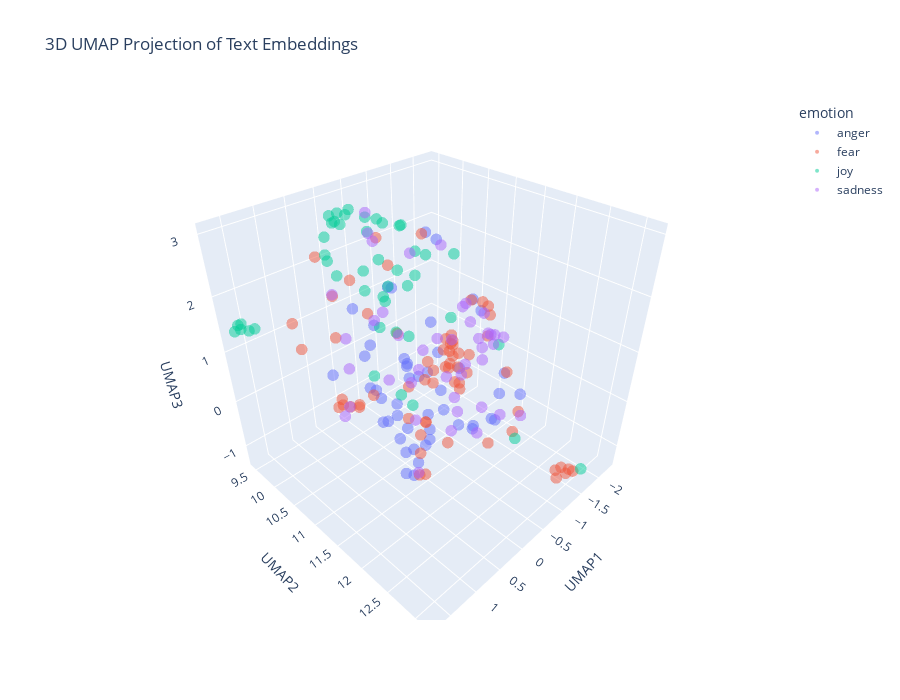

Notebook code for this chart:
### Markdown cell above
---
##### <a id='toc1_5_8_1_1_'></a>[**>>> Exercise 4 (Take home):**](#toc0_)

Apply UMAP to the same embeddings to reduce the dimensionality to 3D vectors and plot the 3D graph, discuss the differences and similarities with the 2D graph.

### Code cell
# Answer here
combined_df = pd.concat([train_df_new, test_df_new], ignore_index=True)
X_embeddings = np.array(combined_df['embeddings_values'].tolist())
reducer_3d = umap.UMAP(n_components=3, metric='cosine', random_state=42)
embedding_3d = reducer_3d.fit_transform(X_embeddings)

df_plot_3d = pd.DataFrame(embedding_3d, columns=['UMAP1', 'UMAP2', 'UMAP3'])
df_plot_3d['emotion'] = combined_df['emotion']
df_plot_3d['intensity'] = combined_df['intensity']
df_plot_3d['text'] = combined_df['text']

fig = px.scatter_3d(
    df_plot_3d,
    x='UMAP1',
    y='UMAP2',
    z='UMAP3',
    color='emotion',          # Color points by the 'emotion' column
    hover_data=['text', 'intensity'], # Show text and intensity on hover
    title='3D UMAP Projection of Text Embeddings',
    opacity=0.5,
    width=900,
    height=700
)

fig.update_traces(marker_size=4)
fig.update_layout(scene=dict(aspectmode='cube'))

fig.show()

### Figure 1 — Plotly figure (JSON) as saved in the notebook; plotly's stock layout.template omitted (floating-point values rounded to 4 significant figures)
{"data": [{"customdata": [[".@RepDelBene: 'Today's proceedings and the entire process is an insult to our constituents.'", 0.593], ["If someone keeps #laughing at you, don't #fret  . At least u r giving #happiness .'\\n#quotes #quotestoliveby", 0.229], ["Can someone make me a priority list of which things I should be outraged at + in which order? #outrage #racism #animalrights #abortion #cops", 0.583], ["straight people are canoodling on the quad and I'm #offended", 0.648], ["@edquinn63 how can you even forget to pick ur fave child up from school ", 0.396], ["@ticcikasie1 With a frown, she let's out a distraught 'Gardevoir' saying that she wishes she had a trainer", 0.417], ["@kingcharles9th i Lowkey forgot you had twitter and if you don't follow me back im gonna be #offended", 0.421], ["Sometimes I think the British political landscape is desolate and then I look over at the foaming wasteland of the US and think we're OK", 0.354], ["I've always had a weird grudge against stingrays ever since one killed Steve Irwin.", 0.542], ["@Darren_Hammer amen, nothing personal mate, just tired of all of the complaining from our fans, it's Been a relentless tirade of misery", 0.542], ["i can't believe they're all messing up my favourite of all bakes i feel personally offended", 0.5], ["As if he heard my thought on the ether, my #ex has just posted #facebook pic of himself snuggling up with said #cats... now Im just #angry", 0.521], ["@serendipity127_ @zombiecalorie @Angel_Eyes66 I'm sensing a theme here tho lol #angry", 0.542], ["Thatmoment you're watching #worstcelebritycooks and your bubble is burst by finding out KyleXY is gay and married😭 #nochance #KindaDontMind😉", 0.479], ["my momma irritate me asking all these questions like gone 😤", 0.417], ["I've been wanting salty fries from McDonald's since yesterday and I'm burning my fingers eating them bc these shits 🔥🔥🔥", 0.396], ["@Docjp they unleashing God's wrath just as Cain did", 0.417], ["@St8edge4life88 eh well i can do the sting vs cactus loser leaves wcw match at bash at the beach lol", 0.396], ["the girl sitting in front of me is chewing her gum like a cow &amp; im ready to snap 🤗", 0.646], ["@xandraaa5 @amayaallyn6 shut up hashtags are cool ", 0.438], ["Bes! You don't just tell a true blooded hoopjunkie to switch a f*c@n' team that juz destroyed your own team. You juz don't! #insult", 0.891], ["@mjmralph then it's poor packaging my Amazon and the fulfilled seller should be furious as much as you 😕", 0.75], ["@MetsProspectHub @brianpmangan taking offense to acount...he ranks 32 of 36 over last 2 years by SABR", 0.312], ["“He who is slow to anger is better than the mighty, And he who rules his spirit than he who takes a city.”\\nP16:32 #bibleverse #pride #anger", 0.314], ["@RoyEnglish roy as fiery", 0.5], ["Forever angry that gh ruined Molly and morgan's bond/friendship ", 0.521], ["Zero help from @ups customer service. Just pushing the buck back and forth and promising callbacks that don’t happen.  #loathing", 0.646], ["@StrongestBeing ←would furrow and her face would redden as she protests; it would seem that being seen as unattractive in Wukong's eyes was→", 0.481], ["the bee sting still suck i feel sick", 0.479], ["A @FirstBSA not turning up? Why am I not surprised. Late for work again! ", 0.583], ["I have a rage rage ep 2 coming out soon I'll keep you posted on it #YouTube #youtubegaming #rage", 0.52], ["My baskets are better when I'm in a bad mood someone irritate me before practice please", 0.479], ["#EpiPen: when public outrage occurs, expand #PAP Patient Assistance Progrm, coupons,rebates .@GOPoversight @OversightDems on #Mylan #Epipen", 0.5], ["#welfarereform should not be a 'model' for #snap.", 0.458], ["@VodafoneUKhelp @VodafoneUK wow!! My bill is £44.77 and hav a text from u to prove that and you have taken £148!!!!! #swines  #con!", 0.646], ["The new gun emoji in iOS10 is not enough to show the anger I have towards a number of things.", 0.625], ["Happiness is the best revenge", 0.25], ["the outrage has passed and has been replaced by a mute, fatalistic acceptance of the current situation.  #fatalism", 0.562], ["Everybody talking about 'the first day of fall' but summer '16 is never gonna die #revenge @Drake", 0.417], ["@__NETFLIXNCHILL I fuck with madden way harder", 0.521], ["Just watched Django Unchained, Other people may frown, but I titter in delight! 2/5", 0.229], ["It's the most magical time of the year......Xmas party announced and the #outrage commences. Gotta love Silicon Valley millennials.", 0.429], ["@TrueAggieFan oh so that's where Brian was! Where was my invite? #offended", 0.417], ["i live and die for mchanzo honeymoon crashing and burning the second they move in together", 0.479], ["Realest ever, relentless ever, inevitable that I win.", 0.415], ["Might just leave and aggravate bae", 0.417], ["@Yoshi_OnoChin can you please not have Canadian players play US players, that lag  is atrocious. #fixthisgame #trash #sfvrefund ", 0.646], ["Me being on my dean really saving a lot of ppl, bc I don't snap nomore &amp; it take so much out of me..", 0.348]], "hovertemplate": "emotion=anger<br>UMAP1=%{x}<br>UMAP2=%{y}<br>UMAP3=%{z}<br>text=%{customdata[0]}<br>intensity=%{customdata[1]}<extra></extra>", "legendgroup": "anger", "marker": {"color": "#636efa", "opacity": 0.5, "size": 4, "symbol": "circle"}, "mode": "markers", "name": "anger", "scene": "scene", "showlegend": true, "type": "scatter3d", "x": [-0.5475, -1.103, 0.1921, 0.6401, -0.1503, -1.402, 0.5881, -1.241, -0.1609, 0.2476, 0.3834, 0.4706, 0.4624, 0.9306, 0.1701, -0.2547, -0.4095, 0.2708, 0.137, 0.3682, 0.5225, 0.3006, 0.5494, -0.4555, -0.05787, 0.5206, 0.1347, -1.25, -1.012, -0.1663, 0.5145, 0.1902, -0.2383, -0.7738, 0.5364, 0.3026, -1.212, -1.285, 0.8207, 0.4956, -1.229, 0.148, 0.6622, 0.6627, 0.1428, 0.3446, 0.4494, -0.6946], "y": [12.27, 10.43, 12.22, 11.73, 11.39, 11.27, 11.52, 12.19, 11.34, 10.55, 11.06, 11.97, 11.93, 10.58, 11.49, 11.84, 11.99, 11.32, 11.86, 10.76, 11.1, 11.5, 11.14, 10.36, 10.37, 11.41, 11.42, 11.23, 10.77, 11.29, 11.61, 11.33, 12.43, 12.15, 11.72, 12.06, 10.55, 11.86, 11.34, 10.77, 10.42, 12.43, 11.7, 11.56, 10.16, 11.45, 11.48, 10.02], "z": [0.119, 2.44, 0.4766, 0.3471, -0.6866, 1.244, -0.05921, 0.165, 0.7054, 0.123, -0.161, 0.39, 0.6464, 0.7965, 0.9006, 1.033, -0.1798, 1.19, 0.8571, 1.168, 0.431, -0.5074, -0.01251, 1.653, 1.129, 0.2965, -0.9945, 1.51, 0.3156, -0.9092, 1.358, 0.7807, 0.4638, 0.4362, -0.7273, 0.725, 2.32, 0.37, 0.9302, 1.037, 0.66, 0.5826, -0.15, 0.7196, 1.427, 1.214, -0.9658, 1.415]}, {"customdata": [["ok, ok.. I know.. my last tweet was #terrible", 0.271], ["When you make a great tasting shake and no words can describe it!😃👌🏻 #shake #herbalifenutrition #tastesogood #nowords", 0.125], ["@YahooCare data stolen in 2014 and only now do you tell us .", 0.771], ["You don't know what to expect by Brendon's video lmao LA devotee video got me shook ", 0.354], ["Are there any #horror sites that would be interested in my writing a guest article/review? Been really craving a literary outlet lately.", 0.354], ["@markhberman2003 @LanceZierlein @790blessing entire team from coaches on down played and coached scared from jumpstreet. #intimidated", 0.604], ["81' Goal scorer Vidar Kjartansson comes off in favor of Dor Micha! Another terrific performance by @Vidarkjartans #YallaMaccabi", 0.229], ["@SteveBryantArt I was pretty sure it was a Golden Ticket. Get a tour. Make a mistake. Something horrific will happen to you. Good day sir.", 0.362], ["Watching It Follows.  This is a super freaky movie.  #horror #scary", 0.688], ["i might have #hysteria ,i don't kno if it's just #anxiety or both,..need a diagnosis cuz somethin' is messed up,need ert bu i nvr come out", 0.86], ["However the agent was inauthentic, my sister still loves me, &amp; I'm still alive. So I guess it wasn't that bad. #socialanxiety #anxiety", 0.604], ["#Muslims are the principle victims of #terrorism. More Muslims are dying at the hands of these #terrorists than anyone else. #YounusAlGohar", 0.583], ["My bus was in a car crash... I'm still shaking a bit... This week was an absolute horror and this was the icing on the cake... #terrible", 0.938], ["Now ...what to do for the next hour while waiting for #OurGirl to start @BBCOne ?!", 0.354], ["This maybe a new start but it will always be align with the end.  #forward", 0.375], ["Swear all of my guy friends are scaredy cats. You don't do horror movies. You don't do haunted houses. Wtf do you do then?", 0.271], ["I just want to say: social media isn’t here to #bully that has to be #stopbullying ! Please be kind to eaxh other! #lovewins", 0.36], ["@astockeyWTAE @SonniAbatta she is terrific at her job, where is she headed-- I missed that?", 0.292], ["Was going to get a new #horror movie #tattoo tonight, but my artist flaked out on me for the 3rd time &amp; said he was done tattooing!", 0.396], ["It's so funny cause Cooper's going to go farther than the people who bully her", 0.146], ["@GuardianAus @guardian because there is a realistic probability that a clown might be their next president. #clown #uspol #nightmare", 0.75], ["@Taniel @LOLGOP That'll be gosh darn terrific if they only check the brown people. Shucks, let's make a law to say only brown people.", 0.458], ["Still waiting to see if my @london2012track will make an appearance next week - two months today it was ordered  #badservice", 0.453], ["Just want to be a dad so i can play kick the baby with my little one #southpark #mellogang #ghastly #edm #plur #dad #djlife #dj #producer", 0.333], ["Halloween party coming soon! #turnt #ruinT #lit #firesauce #hotsauce #mildsauce #getsauced #champagnedreams #scary #haunt #kittens", 0.312], ["@smb_ryan @Kamper10 I couldn't care less about #GOTHAM. I haven't watched it since the mid point of season 1. ", 0.292], ["@PatBlanchfield so you mean “like Uber but for despair for someone other than the driver'", 0.455], ["The only thing scary about a 1-armed man trying to scare someone is the fact that he feels his 1 arm is only good for tryin to scare someone", 0.479], ["Action is the foundational key to all success ~Pablo Picasso #inspiring #quote #action #hustle #start #dosomething #success", 0.167], ["What the fuck is he even doing ? He should be off that's fucking horrific !", 0.75], ["We ashamed of being an ally to you. Pakistan sacrificed almost 50000 civilians by siding you in war on #terror @JudgeTedPoe", 0.667], ["The 'banter' from Craigen and Sutton on BT is fucking horrid", 0.454], ["That's fucking horrific defending from Schalke", 0.562], ["Aberdeen st Johnstone, let's see who can punt it the furthest #awful", 0.354], ["my school photo is honestly horrid, i look so ew😅", 0.438], ["I've been in such a bad mood this week, and work has been horrific, so I decided to start a scrapbook of my summer vacation", 0.56], ["@GucciShade @KellyannePolls @ABC So?  Who cares?  Who cares about tax forms, too.  I believe terrorism and jobs are what is important.", 0.438], ["#beyond naming &amp; shaming ; lies a vast space b/w #sanctions &amp; #terror state...v *wait til Others #impose it...&amp; do not hv COURAGE #ourselves", 0.667], ["#Aleppo city is burning. The head of #terrorism #Assad regime &amp; #Russia are bombarding the city right now with #whitephosphrus #bombs !", 0.729], ["Lady gaga fucking followed i have been waiting for this day for ages it fucking happened im shaking thank you so much @ladygaga ❤️", 0.275], ["What's the most important thing you need to accomplish today? #onlinemarketing #solopreneur #start up #success", 0.271], ["Fosu Mensah is having a complete nightmare! It's the reason all Northamptons attacks come from the left.", 0.604], ["@lindseylouwho_ be nice if the Texans could hold onto the ball to give fuller and Hopkins a chance!!!  #TNF", 0.229], ["On the other side of fear lies freedom! - JB Glossinger #quote", 0.333], ["Solid starts by #Bozzelli and #BenEvans. Hoping for a good #start !", 0.25], ["@OnyxFlare25 She chuckles, shaking her head. 'No...I just have a really vivid imagination, I guess. It happens when you meet someone&gt;", 0.271], ["@troyesivan I'm eating sushi, I'm shaking for you", 0.458], ["PM #SheikhHasina in @UN speech terms #terrorism as global challenge and urges world leaders to work together to unroot it from everywhere.", 0.554], ["@twinfjournal @TwinningLife111 @KCtwinflame @TFUnion1111 @Para_Priestess @cupidpoetry I went thru the same thing yesterday #panic better2day", 0.625], ["When your body says FUCK YOU BITCH, You ain't sleeping\\n#sleep #cantsleep #drained #restless", 0.625], ["Put my passport in a safe back after getting back from Australia 🌏. Only problem is now I can't remember where the safe is!! #panic 🛂", 0.75], ["it's horrible cos no one can relate,  everyone is happy and dandy in one way or another", 0.542], ["I don't want speak front to him #afraid #intimidate #nopanicattack", 0.875], ["The moment you bring her to meet your best friend and you're nervous af! 😬😆 #nervous #thefriendtest", 0.771], ["You want  bad service use #frontier they have #terrible service. Go to #AT&amp;T anybody is better. I am going to complain to better business", 0.333], ["@CesarSampao @thisisbolton don't get me started on town centre. Used to go every week.... not been for 18 months #horrible", 0.479], ["By officialy adopting #BurhanWani, a #Hizbul terrorist, #Pakistan n #NawazSharif hv md a cardinal mistake 2day tht'll haunt fr years. #UNGA", 0.72], ["When you're scared to press send #bgoodthepoet #PrayForMe #ThisIsAGodDream #career #help #fear #heart #HeartRacing", 0.842], ["Ever been really lonely and your phone keeps blowing up, but you just can’t pick it up and respond to people?  #recluse #issues", 0.74], ["@ccrago It was dreadful, even after he met the Catfish he still thought it was her!", 0.5], ["Tweeting from the sporadic wifi on the tube #perilous", 0.434], ["The 2nd step to beating #anxiety or #depression is realising that it's not about waiting for ...., Take action yourself now.", 0.479], ["Tweeting from the sporadic wifi on the tube ", 0.292], ["Rooney shocking attempted cross", 0.375]], "hovertemplate": "emotion=fear<br>UMAP1=%{x}<br>UMAP2=%{y}<br>UMAP3=%{z}<br>text=%{customdata[0]}<br>intensity=%{customdata[1]}<extra></extra>", "legendgroup": "fear", "marker": {"color": "#EF553B", "opacity": 0.5, "size": 4, "symbol": "circle"}, "mode": "markers", "name": "fear", "scene": "scene", "showlegend": true, "type": "scatter3d", "x": [-0.9399, -0.08175, 0.3883, 1.179, -1.562, -1.929, 0.2138, -0.6217, -1.536, -2.216, -2.079, -1.398, -1.291, -0.3884, -0.2025, -1.875, -0.6304, -0.129, -1.435, -0.9459, -1.047, -0.6947, -0.123, 0.4435, 0.157, -0.07225, -1.069, -1.884, -2.059, 0.01685, -1.528, 0.4284, 0.428, 0.5565, -1.007, -0.6738, -0.5898, -1.559, -1.478, 0.5835, -2.132, 0.1671, 0.489, -2.06, 0.09438, -1.223, 1.167, -1.494, -2.132, -0.4968, -2.169, -1.425, -2.168, -2.3, 0.4102, 0.2603, -1.592, -2.192, -1.876, -0.6125, -0.634, -2.036, -0.6032, 0.349], "y": [10.55, 10.49, 11.81, 10.27, 10.77, 10.13, 9.778, 11.03, 10.69, 10.05, 10.13, 12.88, 10.42, 10.98, 9.717, 10.68, 10.11, 10.97, 10.89, 10.5, 12.31, 12.47, 11.22, 11.38, 12.01, 11.82, 12.04, 10.46, 10.8, 10.35, 12.99, 10.26, 10.06, 10.13, 10.56, 11.18, 12.15, 12.85, 12.8, 9.994, 10.86, 10.16, 10.89, 10.13, 9.64, 11.22, 10.11, 12.97, 9.957, 11.8, 10.04, 10.72, 10.02, 10.13, 11.71, 10.27, 13.03, 10.08, 11.07, 10.5, 10.85, 10.97, 10.89, 9.971], "z": [-0.3884, 2.717, -0.7506, 1.235, -0.6875, -0.8927, 0.6937, 0.02145, -0.6972, -0.5426, -0.1925, -1.324, -0.4509, -1.06, 1.612, -0.6778, 1.896, -0.5046, -0.6855, 2.492, -0.0007347, -0.07283, -1.127, 1.76, 1.366, -0.3774, 0.626, -0.6771, 0.8928, -0.3071, -1.119, -0.3765, -0.3429, -0.3976, -0.01303, 0.7778, -0.4968, -1.219, -1.26, 2.447, 0.7991, -0.5594, 1.861, -0.8861, 1.397, 1.503, 1.61, -1.21, -0.406, 1.134, -0.4966, 0.3226, -0.6956, -0.7557, -0.8319, -0.4849, -1.182, -0.7924, 0.3922, -0.3906, -0.9996, 0.7155, -0.9593, -0.581]}, {"customdata": [["Three days off a month with two ex wives and no home could be worse. I don't know how, but it could #oilandgas #optimism", 0.25], ["You know you're in love when all you can do is smile whenever you talk about how he is to someone.", 0.82], ["lol! no mention of pak PM or even his speech on any international news channel and pakis are rejoicing as if the world stands with them", 0.396], ["Elinor,' she laughed so little known, all over every body at the brilliant cheerfulness of sweetmeats and a fashion.", 0.604], ["Thinking about trying some comedy on youtube. Always been fond of it. Time to nut up. #laughter #comedy #maybeoneday #hopefullyfunny #LOL", 0.646], ["I'm due for a big change! I've prayed on it, I think I deserve it #positivity ", 0.6], ["Tip 5: Don't worry about pleasing everyone. #TitanWisdom", 0.375], ["My friend just messaged me 'ugh I'm so hungry I can't wait for breakfast' #socialmedia #WineWednesday #hilarious #funny #laughing #happy", 0.729], ["A good thing about being sick is that coughing is like an ab workout. Maybe my abs will be more defined by the time I'm better 😂😅 ", 0.44], ["@zinabukvic_ cheer up", 0.38], ["the thought of you gets me through my day. the thought of your smile never fails at making me smile 💚", 0.854], ["What a great training course, lots of photos, fun and laughter. Photo's will be up soon #Boostercourse #fun #laughter", 0.82], ["Thanks for making our Mass with Fr. Vallely respectful, meaningful, and joyful @ACSSCrusader @AssumptionHCDSB ! #SeeWithEyesOfMercy", 0.72], ["— to reveal a broad smile. \\n\\n'Yeah, it's nice.' \\n\\nPursing his lips, he stifled his joyous expression in order —\\n\\n[@AVIATAUBE].", 0.542], ["@Nikhilv95 @LydiajaneF I wish, I really, truly wish, that I had just a modicum of your banter. #hilarious", 0.646], ["Watch this amazing live.ly broadcast by @mrgummyking  #musically", 0.458], ["Watch this amazing live.ly broadcast by @jaredhorgan #lively #musically", 0.48], ["myself that despite the absolute delight my children and I would feel having a kitten in our home, the misery my husband would feel is more.", 0.327], ["Pre-prepare direction plays hale and hearty situation an in child's evolvement: CMmyd", 0.34], ["Online now !!!:) all day come play with me !! I'm happy happy horny playful sweet sour;)", 0.875], ["Watch this amazing live.ly broadcast by @evanhufferd #lively #musically", 0.56], ["Getting cable hooked up in new place just in time for @NBCChicagoPD and @NBCChicagoMed premiers is like God smiling down on me. #OneChicago", 0.667], ["@gardiner_love : Thank you so much, Gloria! You're so sweet, and thoughtful! You just made my day more joyful! I love you too! 😊💕", 0.938], ["Thank you @twitter for the balloons today. #smile #goodday #48", 0.833], ["It's funny that everyone came in my life as they like how far I'm cheerful and self confident could make me 3abla kaml fg2a kda 😂😂😂", 0.792], ["#Talking about our #Problems is our greatest #Addiction\\n\\n#Break the #habit\\n\\nTalk about ur #Joys\\n\\n#quote #optimism #problemsolving #behappy", 0.375], ["Watch this amazing live.ly broadcast by @iamjustinburke  #musically", 0.542], ["@ContourCosmetic well done ladies! A great award for an amazing team. A delight to present the award to you.", 0.84], ["Time to go hit up the library - I have a lovely PILE of book reservations to collect this morning... #glee #books #reading", 0.66], ["Watch this amazing live.ly broadcast by @swagrman_fan #lively #musically", 0.481], ["#ukedchat A4 Just go outside (or to the gym hall) and play! \\n#education #playful #learning", 0.481], ["#LMFAO @MSNBC 's #racepimp Tamron Hall used the words 'fscts' and 'MSNBC' in the same sentence #hilarity #libtard #biasedmedia #neverHillary", 0.5], ["Watch this amazing live.ly broadcast by @evanhufferd  #musically", 0.452], ["2 days until #GoPackGo and 23 days until #GoGipeGo..... I'm so excited! ", 0.792], ["Unixware skydrive-cokie hearty exactment blame online: HEpHXhO", 0.18], ["@aradsliff don't know I'm from nj we are the worst on purpose. ", 0.139], ["@Gronnhair @buryprofs @DittoBistro it was indeed lovely and the team were incredibly attentive and on the ball. Cheese was a lively gesture!", 0.646], ["I'm absolutely in love with Laurie Hernandez, she's so adorable and is always so cheerful!", 0.788], ["Imagine how sad LA fans are gona be when they get eliminated...Man that's gonna be Nirvana, a religious experience rejoicing in their misery", 0.333], ["Metal keeps you young and spry and keeps your hair luxurious.\\n\\nYES\\n\\nSHUT UP AND LISTEN TO ME", 0.46], ["@MichiganBromo Good optimism sir :)", 0.538], ["...at your age, the heyday in the blood is tame...' @TheArtofCharm #shakespeareaninsults #hamlet #elizabethan #williamshakespeare", 0.26], ["So far ours greet have raised £250 for @HGatChristmas with more to come in #sparkling @CllrJohnFox @simoncotton69", 0.625], ["Val reminds me of one of the cheerful witches that looks after Aurora in Disney’s Sleeping Beauty. #GBBO", 0.521], ["@hesham786 that's the spirit ", 0.354]], "hovertemplate": "emotion=joy<br>UMAP1=%{x}<br>UMAP2=%{y}<br>UMAP3=%{z}<br>text=%{customdata[0]}<br>intensity=%{customdata[1]}<extra></extra>", "legendgroup": "joy", "marker": {"color": "#00cc96", "opacity": 0.5, "size": 4, "symbol": "circle"}, "mode": "markers", "name": "joy", "scene": "scene", "showlegend": true, "type": "scatter3d", "x": [-1.152, -0.661, -1.578, -0.9153, 0.0269, -0.1047, -1.077, -0.07722, -0.5245, -0.6355, -0.4794, 0.00977, 0.2523, -0.8079, 0.4045, 1.568, 1.65, -1.379, 0.05522, -0.1275, 1.502, 0.2405, -0.05261, 0.1625, -0.6724, -1.508, 1.658, 0.1291, 0.2138, 1.722, -0.02822, -0.6735, 1.622, 0.09692, -0.1105, 0.09074, 0.275, -0.2768, 0.3666, 0.008426, -0.492, -0.2004, 0.2752, -0.5685, -0.1494], "y": [11.81, 9.881, 13.15, 10.12, 11.17, 9.54, 10.24, 11.21, 10.98, 9.909, 9.84, 10.42, 9.954, 9.845, 11.11, 9.636, 9.561, 10.71, 10.76, 10.83, 9.682, 9.787, 9.746, 9.949, 10.34, 10.63, 9.52, 10.14, 9.725, 9.521, 10.75, 12.54, 9.55, 9.61, 10.84, 11.28, 10.03, 9.726, 10.8, 10.58, 9.709, 10.69, 10.2, 10.58, 10.11], "z": [0.9863, 2.618, -1.014, 2.516, 2.262, 1.657, 2.039, 2.404, 2.472, 1.914, 2.691, 2.821, 2.983, 2.489, 2.216, 1.422, 1.448, 0.8345, 1.82, 2.306, 1.452, 2.574, 2.86, 2.861, 2.662, 1.988, 1.505, 3.025, 2.237, 1.422, 2.035, -0.1569, 1.528, 2.037, -0.05012, 0.1485, 2.903, 2.843, 0.5969, 1.226, 1.671, 1.092, 2.94, 0.7682, 1.616]}, {"customdata": [["My nephew sees that i have a frown on my face and he tells me 'you're  beautiful '!😢💞😩", 0.542], ["@groovydadad @MHChat 🙂ty I often conflate the two depression + sadness, but they are very different. This q reminded me of that #mhchat", 0.583], ["Nasty nasty chilly rain has put a damper on my afternoon cigar.  This is NOT a good thing. @cspanwj And FOUR #CongressCritters tomorrow?", 0.708], ["The fact I haven't had to wear a bra for a week and knowing I'll have to start wearing one again after tomorrow is depressing 🙄🙄", 0.646], ["@Samkingftw nahh thats grim", 0.438], ["@MarianKeyes maybe he had constipation issues..? Not that I KNOW dates relieve such an affliction! No way jose!", 0.354], ["@BlurtAlerts 'the darkest of nights can be bright, the solemn of faces lights up with a smile'. -@Totemprince believe in me, as I do in you", 0.229], ["Let's get drunk and tell each other things we're afraid to say when we're sober.", 0.303], ["From what I know of the man, I have to assume that @realDonaldTrump has had a heated argument with his own penis. ", 0.354], ["@Hayles_101 The three R's depress me.", 0.792], ["From My head to think it was better but obviously it's not #relapse #sadness #sickness #madness #misunderstanding", 0.688], ["@realDonaldTrump negative campaign of doom and gloom don't win elections", 0.521], ["#Always #borrow #money from a #pessimist. He won't #expect it #back.", 0.354], ["Ill say it again. If I was a Black man Id be afraid to leave my house or have a moving violation.\\n\\n#TerranceCrutcher #truth #sad", 0.729], ["A night where depression is winning... #depression #fml #help", 0.896], ["Happiness is always there. You just have to choose to see it. There's no point dwelling in the dark and ignoring the light of the stars.", 0.167], ["I'd rather die alone then end up with somebody who can't be sober", 0.66], ["How can you blame the manager watching these players play? It's abysmal. Our team are dreadful. If Jose can't save us. No-one can.  #mufc", 0.604], ["That's me for the evening, though! Way too lit to finish these off properly without causing some serious mischief.", 0.396], ["@TDYLN sadly not :(", 0.667], ["Dad asked if I was too hungover to function today. Little does he know I stayed sober last night so i could get shit faced tonight 😅", 0.271], ["@stevesingiser @POLITICO_Steve Put a damper on my mood.", 0.583], ["This room is rather dreary, but we endure what we must.", 0.708], ["Ffs dreadful defending", 0.5], ["All the 'juniors' are now wearing purple at ollafest while I'm here fighting with my alarm about when I need to wake up for German #sadness", 0.646], ["I don't think I can go to work tomorrow since val has left #GBBO I need a day to mourn", 0.754], ["My prayers are with the family, friends &amp; members of @VCFD  as you mourn the loss of Engineer Ryan Osler. #LODD #RIP", 0.771], ["Kudos to TC for benching Bruce. He isn't helping the team, so he rides pine. We have games to win. Discussion over. #Mets", 0.396], ["@TxDMV @ArkansasBBB i filled out the report on #baitswitch by @Carvana lets go get them fines levied. #badbusiness #honoryourdeal #unhappy", 0.542], ["I'm so proud he understands this, he shows love, thought and compassion    and it's not done in a clouded way..", 0.188], ["All this doom and gloom! We scored from open play again! And only conceded two this time. #progress they means a 1-1 draw on Saturday for me", 0.375], ["@AmyMek this is so absurd I could laugh right now (if I also didn't feel like crying for the future of our country). #despair #wakeupcall", 0.625], ["@Courteoussoul @MattyMcDee I'm at 349 and just decoded 20 or more blues and not one was over 340, where you getting your blues?", 0.333], ["@BTS_twt people have so much negativity filled inside them but im always happy that in such a gloomy world someone like u exists Namjoon", 0.45], ["3 weeks into the course and have had the kitchen sink thrown at me, I m still pulling knives and forks out of my ears", 0.562], ["If I had a little bit of extra money I would blow the whole paycheck and go to one of the two of @KygoMusic's concerts in LA. #serious", 0.167], ["A3: But chronic sadness may mean there are underlying issues than getting sad occassionally over a particular issue (2/2) #mhchat", 0.562], ["I can't WAIT to go to work tomorrow with a high as fuck fever. [sarcasm]\\nHopefully I'll feel better tomorrow.\\nBut I doubt it. #pessimism", 0.646], ["On bedrest since I got out of the hospital. U find in unopened beer.. what do I do. Pour that shit out! No alcohol at all for me #sober", 0.44], ["aaahhhh! a little @OtisRedding to soothe the soul. #music ", 0.25], ["This shit hurting my heart 😪 that's how serious it is .", 0.875], ["@pmo100 @5liveSport .....I heard talk something is a miss. He looks weary.", 0.458], ["@kempicepoland don't think he did, and he didn't have the rucksack or laptop in his possession, murky business, on that note I'm away to bed", 0.5]], "hovertemplate": "emotion=sadness<br>UMAP1=%{x}<br>UMAP2=%{y}<br>UMAP3=%{z}<br>text=%{customdata[0]}<br>intensity=%{customdata[1]}<extra></extra>", "legendgroup": "sadness", "marker": {"color": "#ab63fa", "opacity": 0.5, "size": 4, "symbol": "circle"}, "mode": "markers", "name": "sadness", "scene": "scene", "showlegend": true, "type": "scatter3d", "x": [-0.5156, -1.887, -0.6379, -1.079, -0.305, -0.6185, -0.7003, -0.4599, -0.8898, -1.02, -1.714, -0.8844, -1.237, -1.727, -1.726, -1.457, -0.7864, 0.5872, -0.3927, -0.7132, -0.4729, -0.7002, -1.279, 0.3394, -1.489, -0.4046, -0.5328, 0.478, 0.3679, -0.5391, 0.01599, -0.8068, -0.6132, -1.235, -1.238, 0.5832, -1.773, -1.008, -0.4986, -0.04177, -0.8899, -0.2568, -0.5206], "y": [9.805, 11.07, 11.51, 11.27, 10.38, 11.91, 9.724, 11.69, 12.11, 11.25, 11.02, 11.77, 11.82, 10.34, 11.32, 10.42, 11.8, 10.31, 11.31, 10.2, 11.74, 11.39, 11.44, 10.13, 11.27, 10.77, 10.81, 10.38, 11.65, 9.812, 9.772, 12.51, 9.966, 9.974, 10.86, 11.12, 11.2, 11.82, 11.8, 9.456, 10.56, 11.0, 11.5], "z": [2.745, 0.4455, -0.2941, 0.3135, -0.1394, -0.4672, 2.153, 1.949, -0.1047, 0.1128, 0.3906, -0.1728, 1.095, -0.9072, 0.6229, 2.084, 1.738, -0.4563, 1.215, 0.5151, 2.017, -0.1024, 0.4009, -0.5255, 0.4484, -0.007429, 0.2268, 0.5446, -0.8612, 2.385, 0.5724, 0.2108, 0.9228, 1.838, 0.5187, 1.907, 0.5466, 1.076, 1.722, 1.281, 0.307, -0.6033, -0.6623]}], "layout": {"height": 700, "legend": {"title": {"text": "emotion"}, "tracegroupgap": 0}, "scene": {"aspectmode": "cube", "domain": {"x": [0, 1], "y": [0, 1]}, "xaxis": {"title": {"text": "UMAP1"}}, "yaxis": {"title": {"text": "UMAP2"}}, "zaxis": {"title": {"text": "UMAP3"}}}, "title": {"text": "3D UMAP Projection of Text Embeddings"}, "width": 900}}
